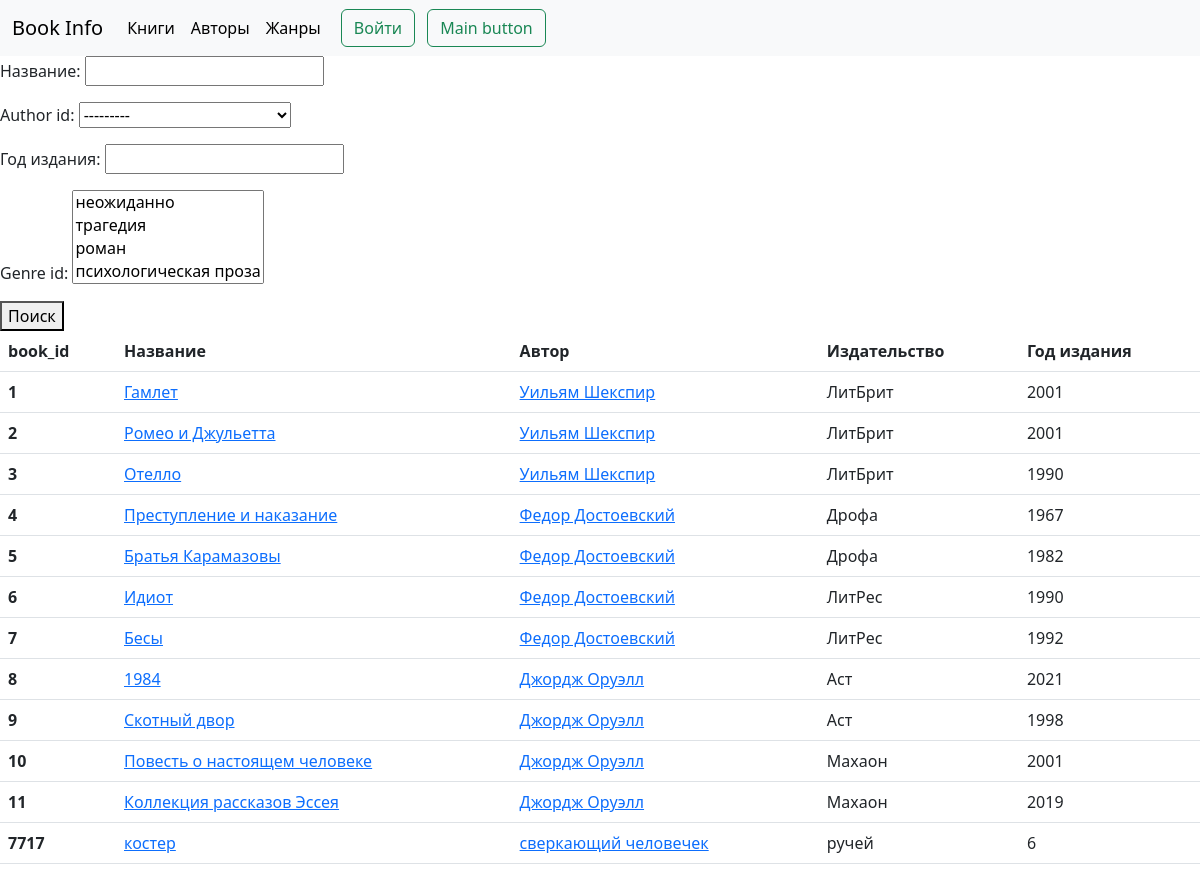
The app's page /search_book/, older data.
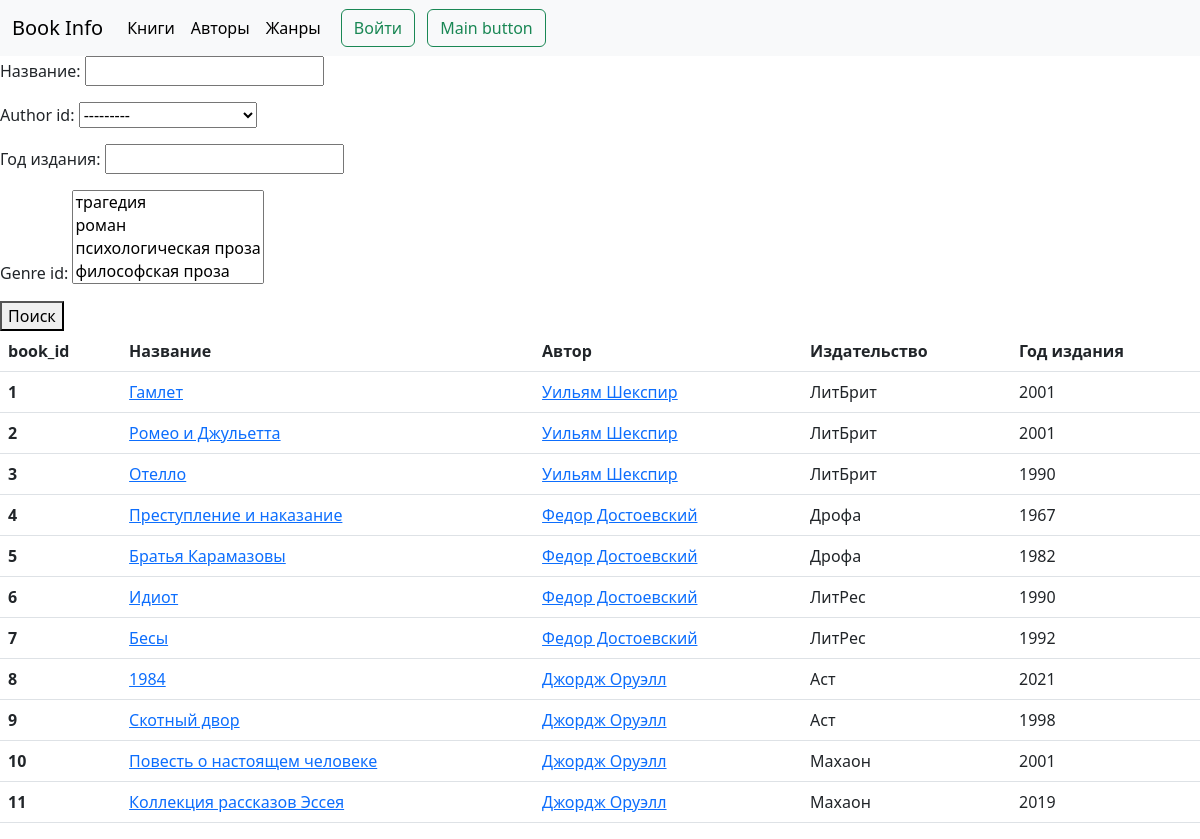
The same page, newer data.
### book/models.py (models this page shows, shortened)
class Author(models.Model):
    author_id = models.AutoField(primary_key=True)
    name = models.CharField('Имя', max_length=255)
    surname = models.CharField('Фамилия', max_length=255)
    date_birth = models.DateField('Дата рождения', blank=True, null=True)
    slug = models.SlugField(
        max_length=255,
        unique=True,
        null=False,
        blank=False)
    def __str__(self):
        return (self.name + ' ' + self.surname)

class Book(models.Model):
    book_id = models.AutoField(primary_key=True)
    title = models.CharField('Название', max_length=255)
    slug = models.SlugField(max_length=255, unique=True)
    author_id = models.ForeignKey(
        Author,
        on_delete=models.CASCADE,
        related_name='author_book')
    genre_id = models.ManyToManyField(
        Genre,
        related_name='genre_book')
    publishing_house = models.CharField(
        'Издательство',
        max_length=255)
    year_publishing = models.IntegerField(
        'Год издания',
        blank=True,
        null=True)
    reader = models.ForeignKey(
        User, on_delete=models.CASCADE,
        related_name='reader_book',
        blank=True,
        null=True)

class Genre(models.Model):
    genre_id = models.AutoField(primary_key=True)
    name = models.CharField('Жанр', max_length=255)
    def __str__(self):
        return self.name

### book/views.py (the view)
# urls.py: path('search_book/', views.SearchBook.as_view(), name='search_book'),
class SearchBook(TitleMixin, ListView):
    model = models.Book
    template_name = 'book/search_book.html'
    title = 'Список книг'
    def get_filters(self):
        return filters.BookFilter(self.request.GET)
    def get_queryset(self):
        return self.get_filters().qs
    def get_context_data(self, **kwargs):
        context = super().get_context_data(**kwargs)
        context['filter'] = self.get_filters()
        return context

### book/views.py (called while the page is built)
    def get_title(self):
        return self.title

    def get_context_data(self, **kwargs):
        context = super().get_context_data(**kwargs)
        context['title'] = self.get_title()
        return context

### book/templates/book/search_book.html (shortened to what this page needs)
{% extends 'book/base.html'%}
{% block content %}
    <form method="GET">
    {{ filter.form.as_p }}
    <button type="submit">Поиск</button>
  </form>
<table class="table">
  <thead>
    <tr>
      <th scope="col">book_id</th>
      <th scope="col">Название</th>
      <th scope="col">Автор</th>
      <th scope="col">Издательство</th>
      <th scope="col">Год издания</th>
    </tr>
  </thead>
  <tbody>
        {% for book in book_list %}
    <tr>
      <th scope="row">{{ book.book_id }}</th>
      <td><a href="{% url 'book:book' slug=book.slug %}">{{book.title}}</a></td>
      <td><a href="{% url 'book:author' slug=book.author_id.slug %}">{{book.author_id}}</a></td>
      <td>{{book.publishing_house}}</td>
      <td>{{book.year_publishing}}</td>
    </tr>
  {% endfor %}
  </tbody>
</table>
  </body>
{% endblock %}

Row changes from the older to the newer data that the page shows:
removed Book: book_id "7717", title "костер", author_id "сверкающий человечек", publishing_house "ручей", year_publishing "6"
now on this page (row unchanged): Genre: genre_id "трагедия / роман / психологическая проза / философская проза"
Text that changed along with them:
form field genre_id: "неожиданно / трагедия / роман / психологическая проза" → (not shown)
